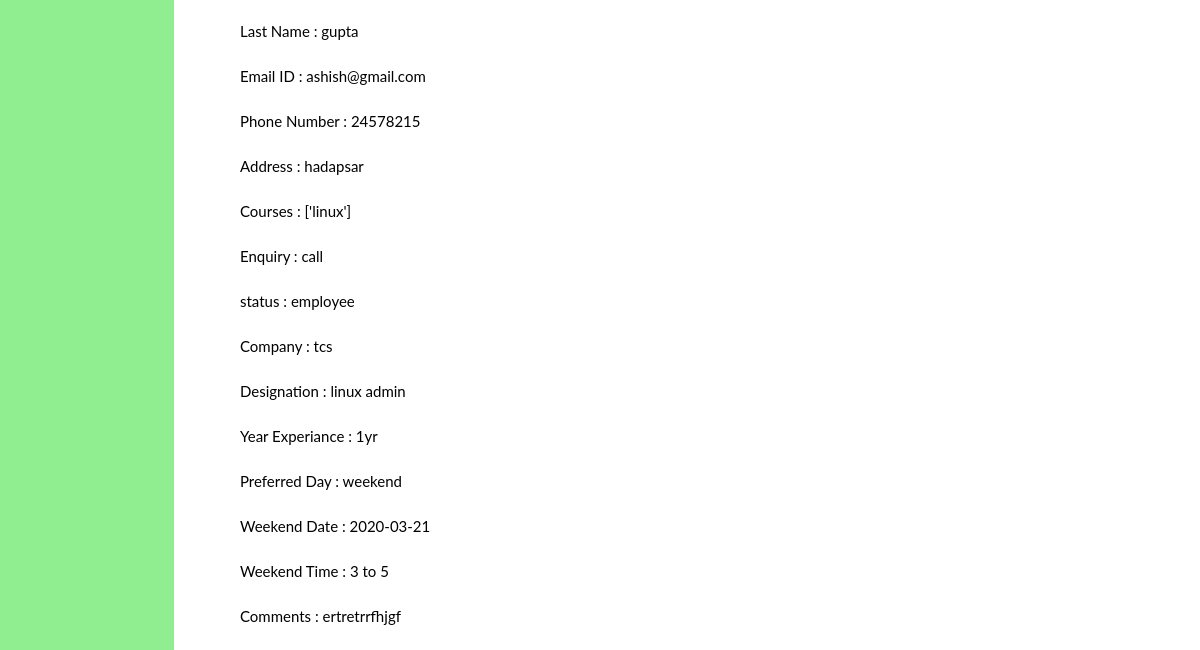
The page /searchenq/ (lower part) on the database as committed earlier.
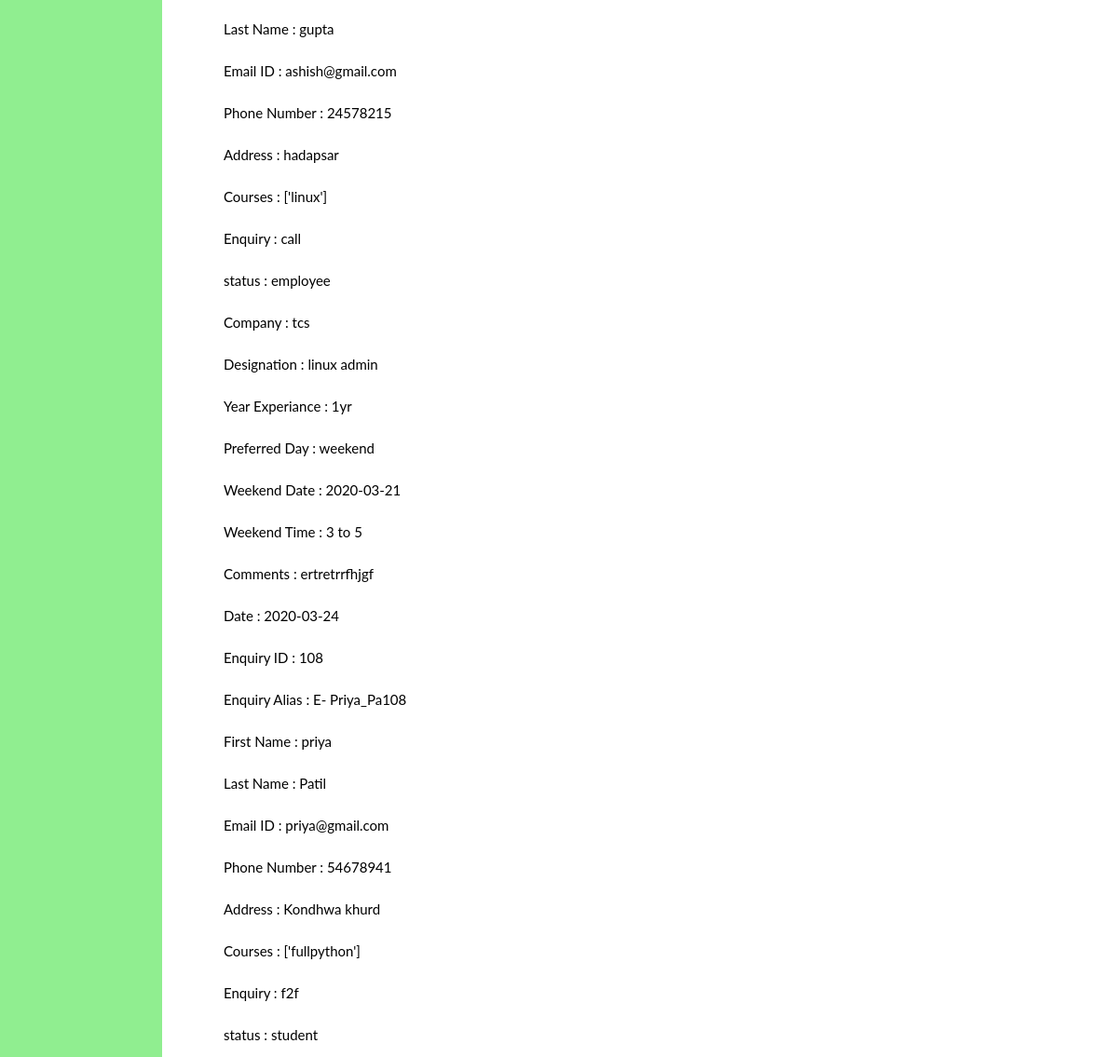
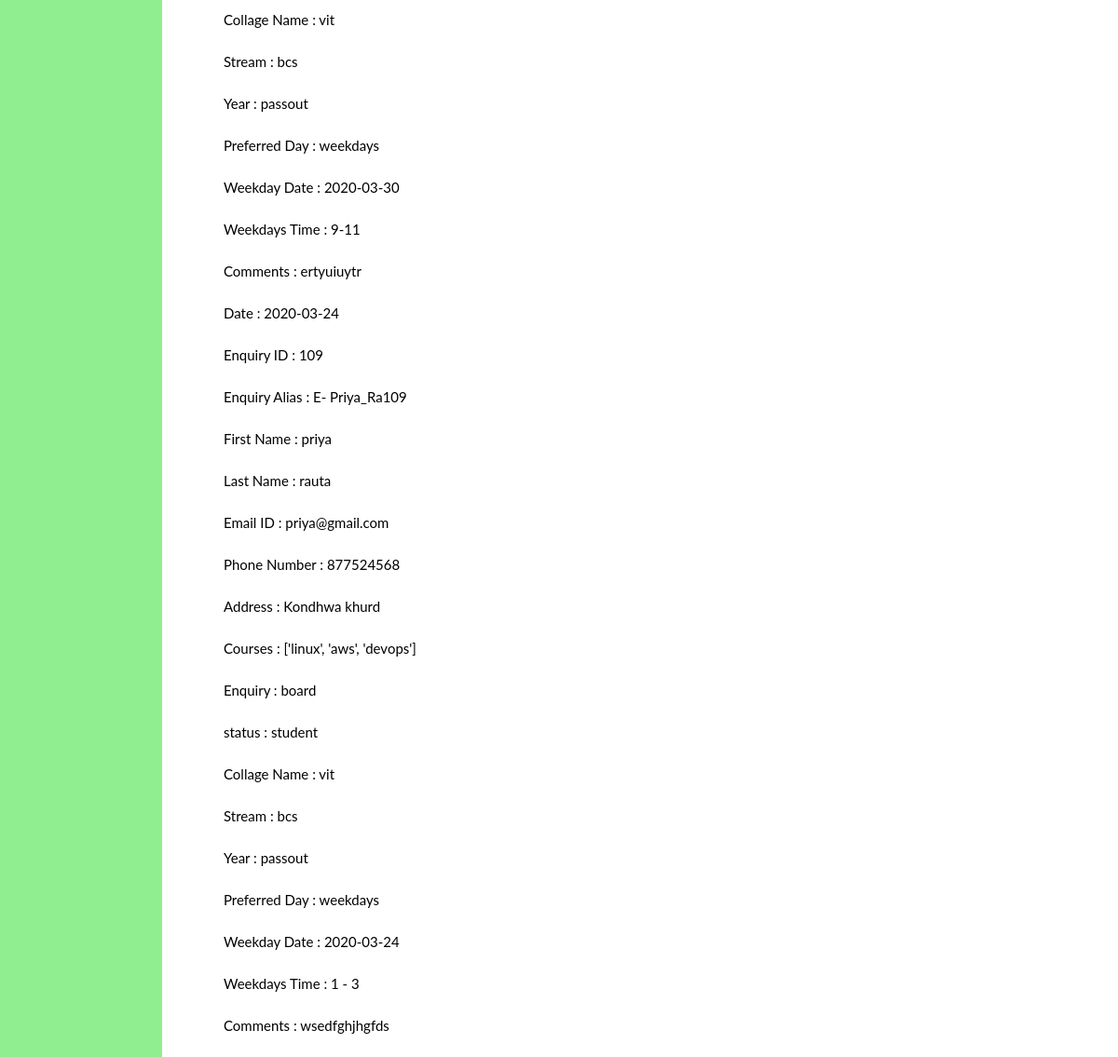
The same page on the database as committed later (2 pictures, top to bottom).
### project/models.py (models this page shows, shortened)
class Enq(models.Model):
    edate = models.CharField(max_length=100, default=None)
    enqalias = models.CharField(max_length=50, default=None)
    enqid = models.IntegerField(default=0)
    fname = models.CharField(max_length=50, default=None)
    lname = models.CharField(max_length=50, default=None)
    email = models.CharField(max_length=50, default=None)
    phone = models.IntegerField(default=0)
    Address = models.CharField(max_length=5000)
    courses = models.CharField(max_length=50, default=None)
    enquiry = models.CharField(max_length=70, default=None)
    reference_name = models.CharField(max_length=100, default=None,blank=True)
    status = models.CharField(max_length=70, default=None)
    collagename = models.CharField(max_length=100, default=None,blank=True)
    stream = models.CharField(max_length=50, default=None,blank=True)
    year = models.CharField(max_length=50, default='0',blank=True)
    company = models.CharField(max_length=50, default=None,blank=True)
    designation = models.CharField(max_length=50, default=None,blank=True)
    year_exper = models.CharField(max_length=50, default=None,blank=True)
    Preferred_day = models.CharField(max_length=50, default=None)
    weekday_date = models.CharField(max_length=50, default=None,blank=True)
    weekdays_time = models.CharField(max_length=50, default=None,blank=True)
    weekend_date = models.CharField(max_length=50, default=None,blank=True)
    weekend_time = models.CharField(max_length=50, default=None,blank=True)
    comments = models.CharField(max_length=50, default=None)

### project/views.py (the view)
# urls.py: path("searchenq/", views.searchenq, name='searchenq'),
def searchenq(request):
    posts = Enq.objects.all()
    if request.method == 'POST':
        searchenq = request.POST.get('browsers','')
        print(searchenq)
        posts = Enq.objects.filter(enqalias=searchenq)
    return render(request,'searchenquiry.html',{'posts':posts})

### project/templates/searchenquiry.html (shortened to what this page needs)
{% extends 'index.html' %}
{% block body %}
<div class="main">
    <div class="row">
        <div class="col-md-12">
            <div class="well well-sm">
                <form action="/searchenq/" method="post">{% csrf_token %}
                    <fieldset>
                        <br><br>
                        <div>
                        {% for i in posts %}
                        Date : {{i.edate}}<br><br>
                        Enquiry ID : {{i.enqid}}<br><br>
                        Enquiry Alias : {{i.enqalias}}<br><br>
                        First Name : {{i.fname}}<br><br>
                        Last Name : {{i.lname}}<br><br>
                        Email ID : {{i.email}}<br><br>
                        Phone Number : {{i.phone}}<br><br>
                        Address : {{i.Address}}<br><br>
                        Courses : {{i.courses}}<br><br>
                        Enquiry : {{i.enquiry}}<br><br>
                        {% if i.enquiry == 'reference' %}
                            Reference Name : {{i.reference_name}}<br><br>
                        {% endif %}
                        status : {{i.status}}<br><br>
                        {% if i.status == 'student' %}
                            Collage Name : {{i.collagename}}<br><br>
                            Stream : {{i.stream}}<br><br>
                            Year : {{i.year}}<br><br>
                        {% else %}
                            Company : {{i.company}}<br><br>
                            Designation : {{i.designation}}<br><br>
                            Year Experiance : {{i.year_exper}}<br><br>
                        {% endif %}
                        Preferred Day : {{i.Preferred_day}}<br><br>
                        {% if i.Preferred_day == 'weekdays' %}
                            Weekday Date : {{i.weekday_date}}<br><br>
                            Weekdays Time : {{i.weekdays_time}}<br><br>
                        {% else %}
                            Weekend Date : {{i.weekend_date}}<br><br>
                            Weekend Time : {{i.weekend_time}}<br><br>
                        {% endif %}
                        Comments : {{i.comments}}<br><br>
                        {% endfor %}
                    </div>
                    </fieldset>
                </form>
            </div>
        </div>
    </div>
</div>
{% endblock %}

### project/templates/index.html (shortened to what this page needs)
<!DOCTYPE html>
<html>
<head>
    <link rel="stylesheet" href="https://stackpath.bootstrapcdn.com/bootstrap/4.1.0/css/bootstrap.min.css">
  <link rel="stylesheet" href="https://stackpath.bootstrapcdn.com/bootstrap/4.1.1/css/bootstrap.min.css">
<link rel="stylesheet" href="https://cdnjs.cloudflare.com/ajax/libs/bootstrap-select/1.13.1/css/bootstrap-select.css" />
</head>
<body>
    <div class="sidenav">
</div>
    {% block body %}{% endblock %}
</body>
</html>

Rows that differ between the two databases and show on the page:
added Enq: edate "2020-03-24", enqid "108", enqalias "E- Priya_Pa108", fname "priya", lname "Patil", email "priya@gmail.com", phone "54678941", Address "Kondhwa khurd", courses "['fullpython']", enquiry "f2f", status "student", collagename "vit", stream "bcs", year "passout", Preferred_day "weekdays", weekday_date "2020-03-30", weekdays_time "9-11", comments "ertyuiuytr"
added Enq: edate "2020-03-24", enqid "109", enqalias "E- Priya_Ra109", fname "priya", lname "rauta", email "priya@gmail.com", phone "877524568", Address "Kondhwa khurd", courses "['linux', 'aws', 'devops']", enquiry "board", status "student", collagename "vit", stream "bcs", year "passout", Preferred_day "weekdays", weekday_date "2020-03-24", weekdays_time "1 - 3", comments "wsedfghjhgfds"
